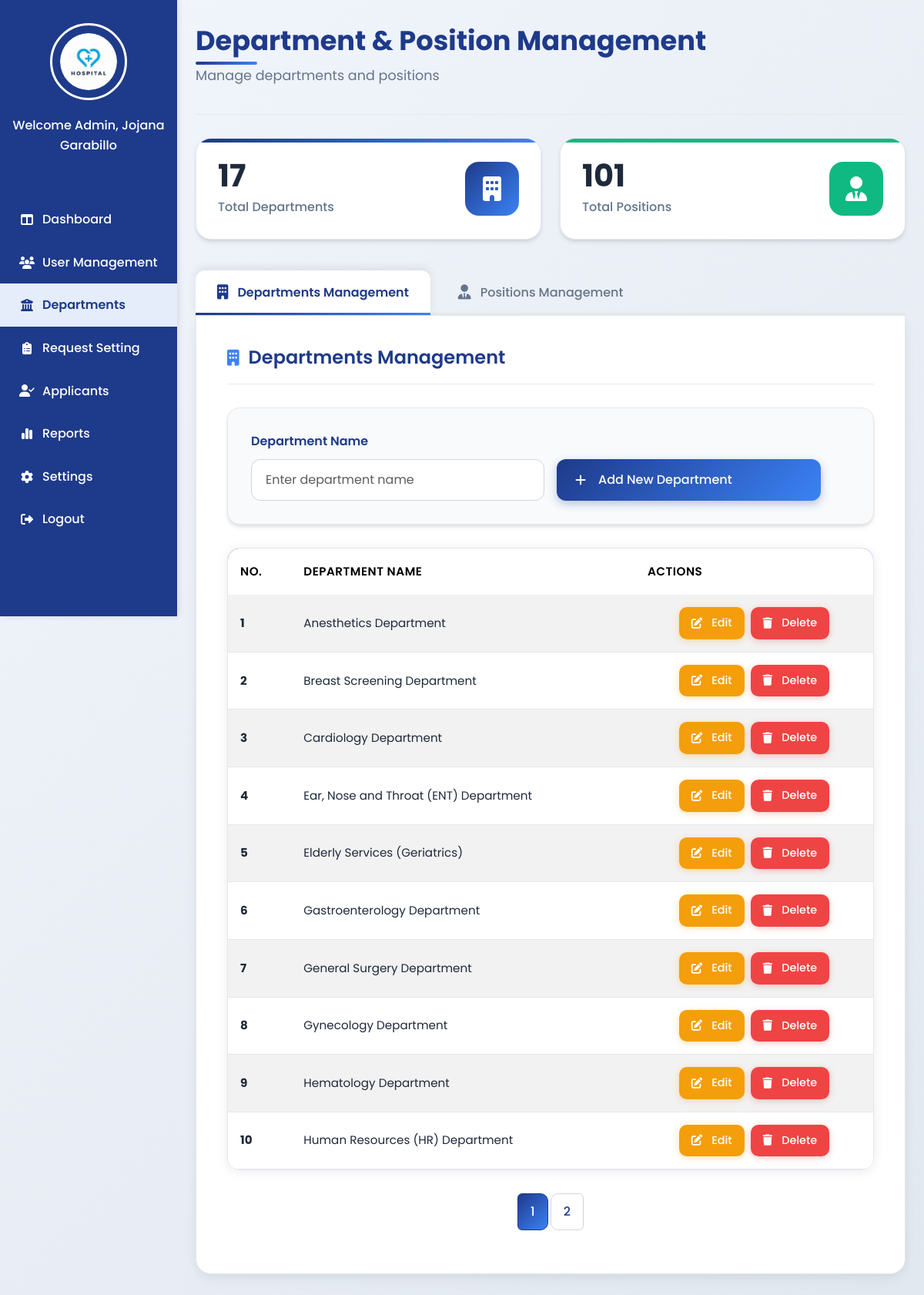
/Admin_Departments.php, run on the app's committed database.
### tables this page shows
CREATE TABLE `department` (
  `deptID` int(11) NOT NULL,
  `deptName` varchar(100) NOT NULL
);

### Admin_Departments.php (the view, shortened to what this page needs)
<?php
require 'admin/db.connect.php';
$adminnameQuery = $conn->query("SELECT fullname FROM user WHERE sub_role = 'Human Resource (HR) Admin' LIMIT 1");
$adminname = ($adminnameQuery && $row = $adminnameQuery->fetch_assoc()) ? $row['fullname'] : 'Human Resource (HR) Admin';
$editDeptID = null;
$editDeptName = "";
$records_per_page = 10;
$dept_page = isset($_GET['dept_page']) ? max(1, intval($_GET['dept_page'])) : 1;
$dept_offset = ($dept_page - 1) * $records_per_page;
$departments_total = $conn->query("SELECT COUNT(*) AS total FROM department")->fetch_assoc()['total'];
$departments = $conn->query("SELECT * FROM department ORDER BY deptID ASC LIMIT $records_per_page OFFSET $dept_offset");
$departments_total_pages = ceil($departments_total / $records_per_page);
$totalDepartments = $conn->query("SELECT COUNT(*) as count FROM department")->fetch_assoc()['count'];
$totalPositions = $conn->query("SELECT COUNT(*) as count FROM position")->fetch_assoc()['count'];
?>
<!DOCTYPE html>
<html lang="en">
<head>
<link rel="stylesheet" href="admin-sidebar.css">
<link href="https://cdn.jsdelivr.net/npm/bootstrap@5.3.3/dist/css/bootstrap.min.css" rel="stylesheet">
<link rel="stylesheet" href="https://cdnjs.cloudflare.com/ajax/libs/font-awesome/6.5.0/css/all.min.css">
</head>
<body>
<div class="sidebar">
    <div class="sidebar-logo"><img src="Images/hospitallogo.png" alt="Logo"></div>
    <div class="sidebar-name"><p><?php echo "Welcome Admin, $adminname"; ?></p></div>
    <ul class="nav flex-column">
        <li><a href="Admin_Dashboard.php"><i class="fa-solid fa-table-columns"></i> Dashboard</a></li>
        <li><a href="Admin_UserManagement.php"><i class="fa-solid fa-users"></i> User Management</a></li>
        <li class="active"><a href="Admin_Departments.php"><i class="fa-solid fa-building-columns"></i> Departments</a></li>
        <li><a href="Admin_RequestSetting.php"><i class="fa-solid fa-clipboard-list"></i> Request Setting</a></li>
        <li><a href="Admin-Applicants.php"><i class="fa-solid fa-user-check"></i> Applicants</a></li>
        <li><a href="Admin_Reports.php"><i class="fa-solid fa-chart-simple"></i> Reports</a></li>
        <li><a href="Admin-Settings.php"><i class="fa-solid fa-gear"></i> Settings</a></li>
        <li><a href="Login.php"><i class="fa-solid fa-right-from-bracket"></i> Logout</a></li>
    </ul>
</div>
<main class="main-content">
    <div class="main-content-header">
        <div>
            <h1>Department & Position Management</h1>
            <p class="welcome-text">Manage departments and positions</p>
        </div>
    </div>
    <div class="stats-container">
        <div class="stat-card departments fade-in">
            <div class="stat-card-content">
                <div class="stat-info">
                    <h3><?php echo $totalDepartments; ?></h3>
                    <p>Total Departments</p>
                </div>
                <div class="stat-icon">
                    <i class="fa-solid fa-building"></i>
                </div>
            </div>
        </div>
        <div class="stat-card positions fade-in">
            <div class="stat-card-content">
                <div class="stat-info">
                    <h3><?php echo $totalPositions; ?></h3>
                    <p>Total Positions</p>
                </div>
                <div class="stat-icon">
                    <i class="fa-solid fa-user-tie"></i>
                </div>
            </div>
        </div>
    </div>
    <div class="modern-tabs">
        <ul class="modern-tabs-nav">
            <li class="modern-tab-item active" data-tab="tab-1">
                <a href="#tab-1" class="modern-tab-link">
                    <i class="fa-solid fa-building"></i>
                    <span>Departments Management</span>
                </a>
            </li>
            <li class="modern-tab-item" data-tab="tab-2">
                <a href="#tab-2" class="modern-tab-link">
                    <i class="fa-solid fa-user-tie"></i>
                    <span>Positions Management</span>
                </a>
            </li>
        </ul>
        <div class="modern-tab-panels">
            <div id="tab-1" class="modern-tab-panel active">
                <div class="panel-header">
                    <h2 class="panel-title">
                        <i class="fa-solid fa-building"></i>
                        Departments Management
                    </h2>
                </div>
                <div class="form-card">
                    <form class="row g-3" method="POST">
                        <div class="col-md-6">
                            <label class="form-label">Department Name</label>
                            <input type="text" name="deptName" class="form-control" placeholder="Enter department name"
                                   value="<?php echo htmlspecialchars($editDeptName); ?>" required>
                        </div>
                        <div class="col-auto d-flex align-items-end">
                            <button type="submit" name="<?php echo $editDeptID ? 'editDept' : 'addDept'; ?>" class="btn btn-primary">
                                <i class="fa-solid fa-<?php echo $editDeptID ? 'pen' : 'plus'; ?> me-2"></i>
                                <?php echo $editDeptID ? 'Update Department' : 'Add New Department'; ?>
                            </button>
                        </div>
                    </form>
                </div>
                <div class="table-container">
                    <table class="table table-striped table-hover">
                        <thead>
                            <tr>
                                <th>No.</th>
                                <th>Department Name</th>
                                <th>Actions</th>
                            </tr>
                        </thead>
                        <tbody>
                        <?php
                        $departments->data_seek(0);
                        $dept_count = $dept_offset + 1;
                        while($d = $departments->fetch_assoc()):
                        ?>
                            <tr class="fade-in">
                                <td><strong><?php echo $dept_count++; ?></strong></td>
                                <td><?php echo htmlspecialchars($d['deptName']); ?></td>
                                <td>
                                    <div class="action-buttons">
                                        <a href="?editDeptID=<?php echo $d['deptID']; ?>" class="btn btn-warning btn-sm">
                                            <i class="fa-solid fa-pen-to-square me-1"></i>Edit
                                        </a>
                                        <a href="?deleteDept=<?php echo $d['deptID']; ?>"
                                           class="btn btn-danger btn-sm deleteBtn"
                                           data-bs-toggle="modal"
                                           data-bs-target="#deleteModal"
                                           data-href="?deleteDept=<?php echo $d['deptID']; ?>">
                                           <i class="fa-solid fa-trash me-1"></i>Delete
                                        </a>
                                    </div>
                                </td>
                            </tr>
                        <?php endwhile; ?>
                        </tbody>
                    </table>
                </div>
                <?php if($departments_total_pages > 1): ?>
                <nav>
                    <ul class="pagination justify-content-center">
                        <?php for($i=1; $i<=$departments_total_pages; $i++): ?>
                        <li class="page-item <?php if($i==$dept_page) echo 'active'; ?>">
                            <a class="page-link" href="?dept_page=<?php echo $i; ?>#tab-1"><?php echo $i; ?></a>
                        </li>
                        <?php endfor; ?>
                    </ul>
                </nav>
                <?php endif; ?>
            </div>
        </div>
    </div>
</main>
</body>
</html>

### admin-sidebar.css (style rules this page uses)
* { margin: 0; padding: 0; box-sizing: border-box; }
body { font-family: "Poppins", "Roboto", sans-serif; }
img { height: 75px; width: 75px; padding: 10px; border-radius: 50%; }
.main-content { display: flex; justify-content: center; }
button { font-family: "Roboto", sans-serif; background-color: #2563EB; border: none; border-radius: 20px; width: 343px; height: 54px; color: #CEE3F5; font-size: 16px; margin: 20px 10px; cursor: pointer; transition: 0.3s; }
.main-content, .login-button, .forgot-password, .show-password { display: flex; justify-content: center; }
.sidebar { width: 230px; background-color: #1E3A8A; height: 100vh; display: flex; flex-direction: column; align-items: center; padding-top: 30px; position: fixed; left: 0; top: 0; box-shadow: 2px 0 8px rgba(0, 0, 0, 0.1); overflow-y: auto; scrollbar-width: thin; scrollbar-color: #e5edfb transparent; }
.nav { margin-top: 40px; list-style: none; width: 100%; padding: 0; }
.nav li { width: 100%; }
.nav li a { color: #ffffff; text-decoration: none; display: flex; align-items: center; gap: 10px; padding: 15px 25px; font-weight: 500; transition: all 0.3s ease; width: 100%; box-sizing: border-box; }
.nav li a:hover, .nav li.active a { background-color: #e5edfb; color: #1E3A8A; font-weight: 600; }
.nav i { width: 20px; text-align: center; }
.sidebar-logo { display: flex; flex-direction: column; align-items: center; gap: 10px; margin-bottom: 20px; }
.sidebar-logo img { width: 100px; height: 100px; border-radius: 50%; border: 3px solid white; cursor: pointer; transition: transform 0.3s ease; }
.sidebar-name p { color: white; text-align: center; font-weight: 500; }
:root { --primary:#1E3A8A; --primary-600:#2563EB; --bg:#F5F8FF; --text:#111827; --muted:#4b5563; --radius:12px; --shadow:0 10px 25px rgba(15,23,42,.08); --space-1:4px; --space-2:8px; --space-3:12px; --space-4:16px; --space-5:24px; --space-6:32px; --space-7:40px; }
.main-content { margin-left:230px !important; padding: var(--space-6) var(--space-5) !important; min-height:100vh; display:block; }
.main-content-header h1 { color: var(--primary); font-weight:700; margin-bottom: var(--space-6); }
.table { border-collapse: collapse; border-radius: var(--radius); overflow: hidden; }
.table th, .table td { padding: var(--space-4) var(--space-5); vertical-align: middle; }
.table thead { background-color: #e5edfb; }
.btn { border-radius: 10px; padding: 10px 16px; }
.btn-primary { background-color: var(--primary); border-color: var(--primary); }

### data on the page
department: deptName "Anesthetics Department"
department: deptName "Breast Screening Department"
department: deptName "Cardiology Department"
department: deptName "Ear, Nose and Throat (ENT) Department"
department: deptName "Elderly Services (Geriatrics)"
department: deptName "Gastroenterology Department"
department: deptName "General Surgery Department"
department: deptName "Gynecology Department"
department: deptName "Hematology Department"
department: deptName "Human Resources (HR) Department"

### other printed values
$adminname "Jojana Garabillo"
$totalDepartments "17"
$totalPositions "101"
